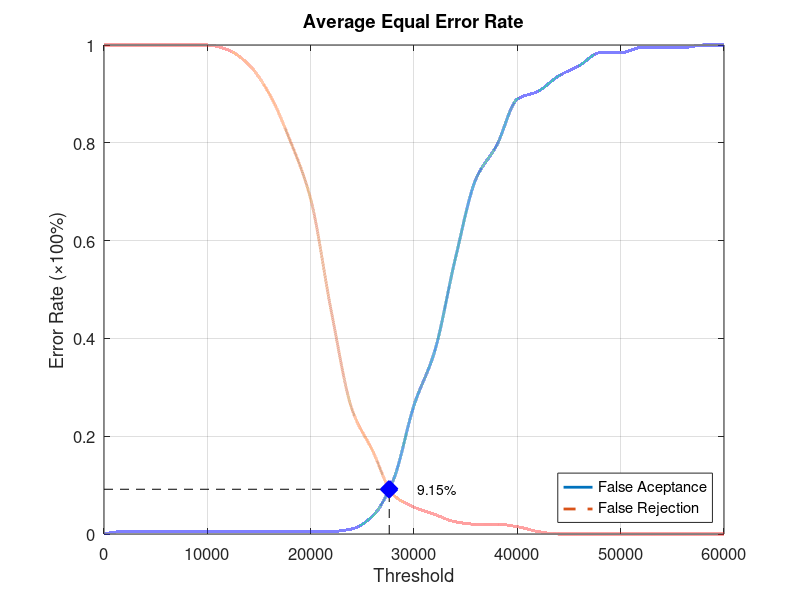
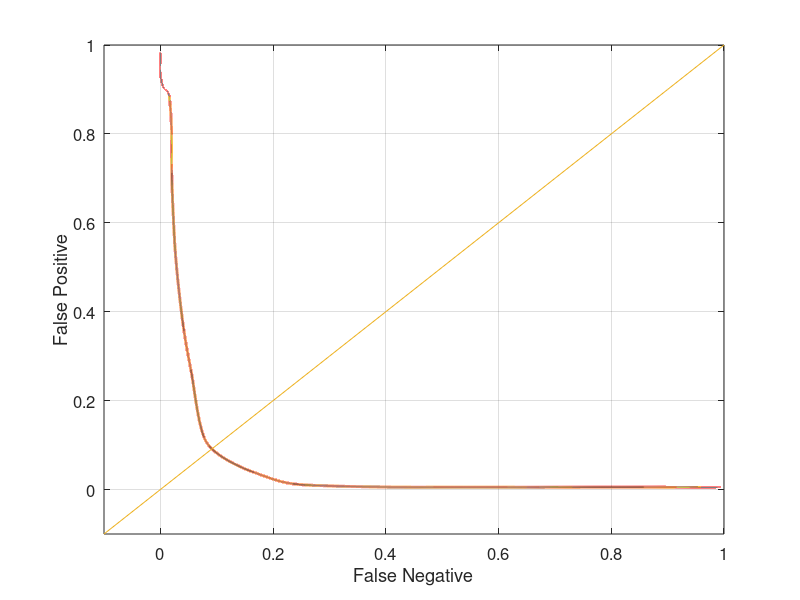

MATLAB code to generate these figures, in order:
function yEER = Database1_3
close all;
clear;
clc;
x = 0:2000:60000;
xq = 0:0.5:60000;

y0 = [0 0.00526316 0.00526316 0.00526316 0.00526316 0.00526316 0.00526316 0.00526316 0.00526316 0.00526316 0.00526316 0.00526316 0.0105263 0.0368421 0.110526 0.263158 0.373684 0.563158 0.726316 0.794737 0.889474 0.905263 0.936842 0.957895 0.984211 0.984211 0.994737 0.994737 0.994737 1 1];
yy0 = interp1(x, y0, xq, 'pchip');
y1 = [1 1 1 1 1 1 0.99 0.96 0.9 0.805 0.685 0.455 0.255 0.17 0.08 0.055 0.04 0.025 0.02 0.02 0.015 0.005 0 0 0 0 0 0 0 0 0];
yy1 = interp1(x, y1, xq, 'pchip');

% Calculating EER: 
y2 = abs(y0 - y1);
find(y2 == min(y2))
yy2 = abs(yy0 - yy1);
xEER = find(yy2 == min(yy2));
xEERIndex = xq(xEER) % X-axis EER
yEER = yy0(xEER) % Y-axis EER

main = figure
plot(xq, yy0,'-','LineWidth', 2);	hold on
plot(xq, yy1,'--','LineWidth', 2);	hold on
plot([xEERIndex xEERIndex], [0 yEER], 'k--');	hold on
plot([0 xEERIndex], [yEER yEER], 'k--');	hold on
plot(xEERIndex, yEER, 'bx', 'LineWidth', 10);	hold on
text(xEERIndex + 10 * xEERIndex / 100, yEER, [num2str(round((10000 * yEER)) / 100) '%'])
legend('False Aceptance', 'False Rejection', 'Location', 'SouthEast')
xlabel('Threshold')
ylabel('Error Rate (\times100%)')
title('Average Equal Error Rate')
set(gca, 'FontSize', 12)
axis([0 60000 0 1])
grid on

print(main, 'Database1_3Main', '-dpng');
FNRxFPR = figure('Color', [1 1 1]);
plot(yy1, yy0, '-', yy1, yy0, 'LineWidth', 2);
hold on
y = -0.1:0.1:1
plot(y, y); 
set(gca, 'FontSize', 12)
xlabel('False Negative')
ylabel('False Positive')
axis([-0.1 1 -0.1 1])
set(gca, 'FontSize', 12)
grid on

print(FNRxFPR, 'Database1_3FNRxFPR','-dpng');
end
